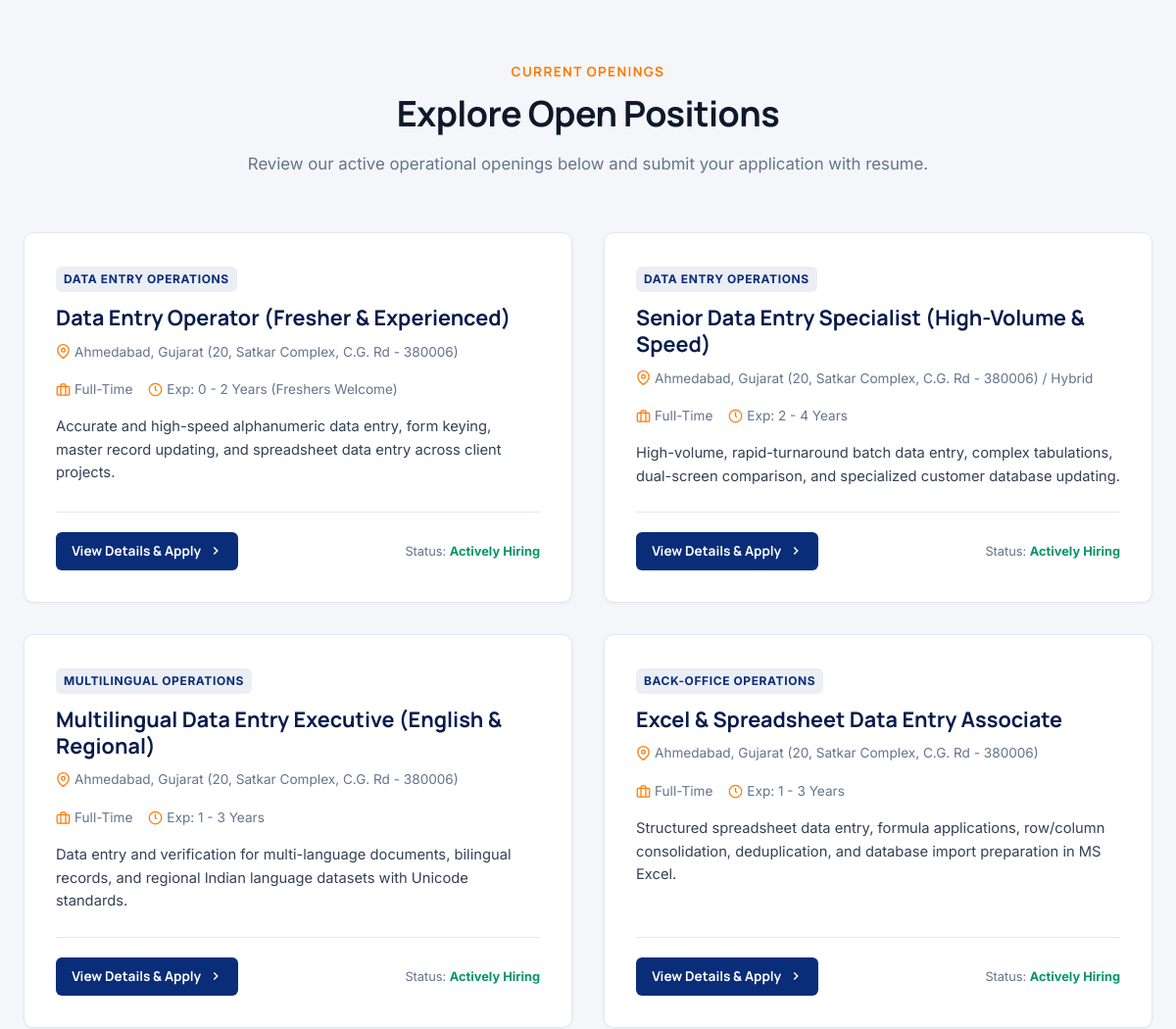
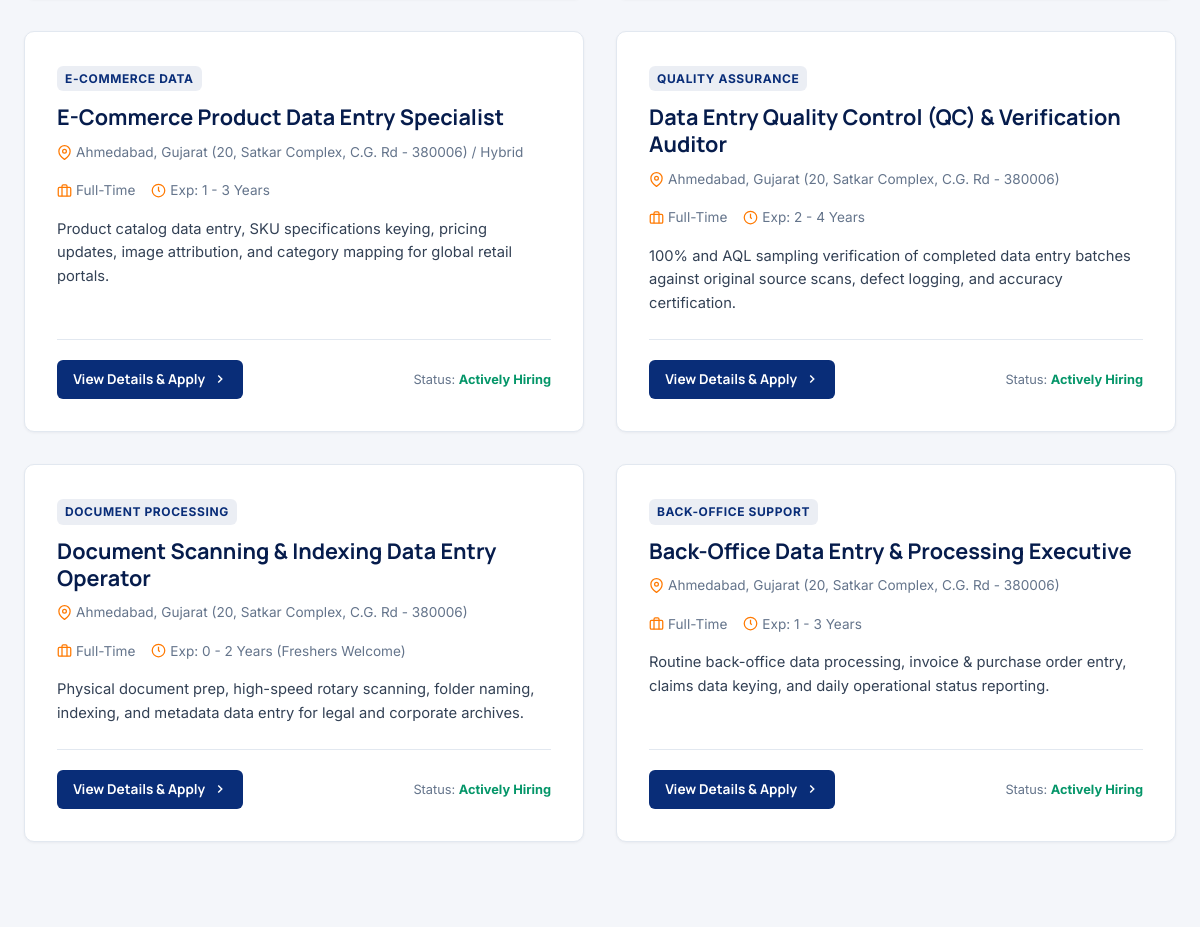
Page /careers.php (middle part) on the earlier database version (2 pictures, top to bottom).
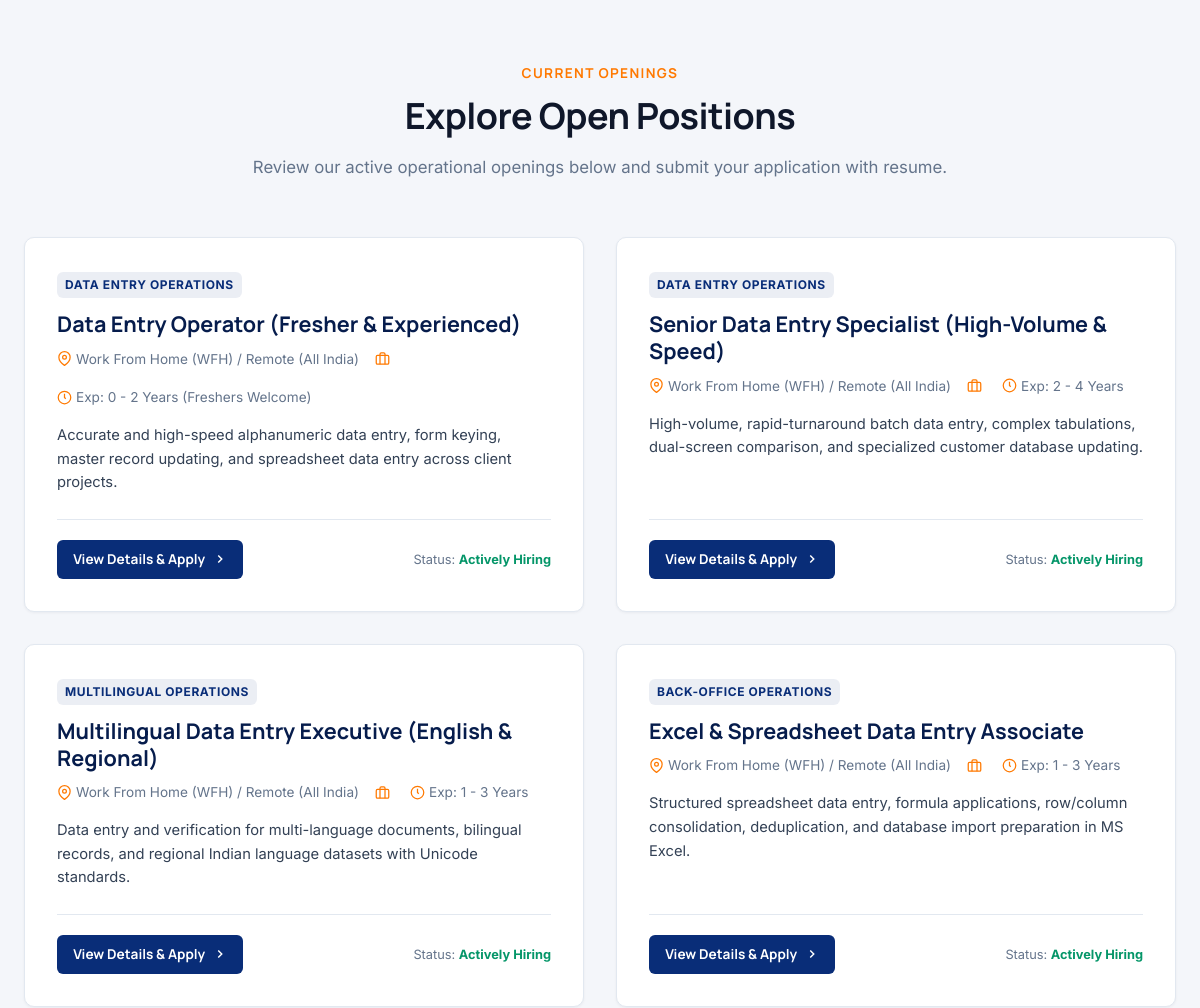
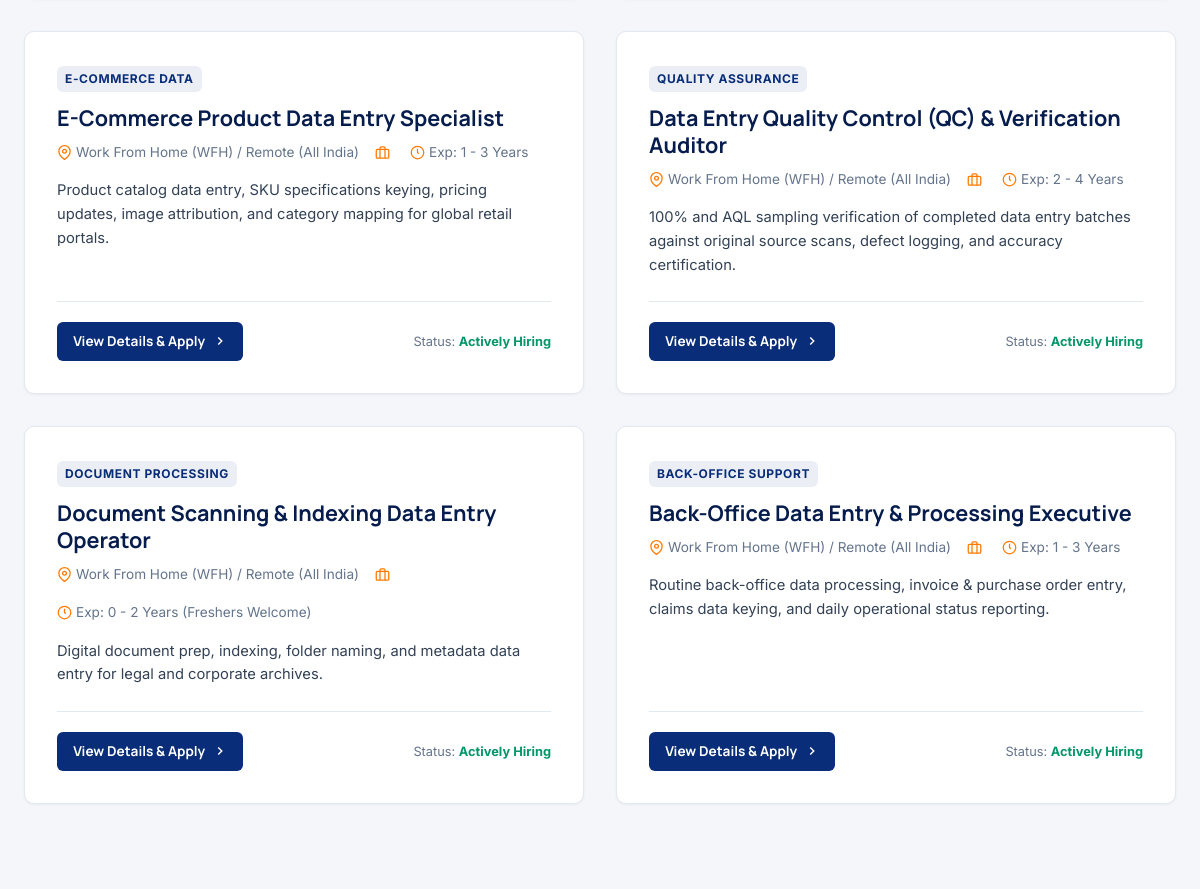
Same page on the later database version (2 pictures, top to bottom).
### tables this page shows
CREATE TABLE IF NOT EXISTS `jobs` (
  `id` INT UNSIGNED NOT NULL AUTO_INCREMENT,
  `title` VARCHAR(150) NOT NULL,
  `slug` VARCHAR(160) NOT NULL,
  `department` VARCHAR(100) NOT NULL,
  `location` VARCHAR(100) NOT NULL DEFAULT 'Ahmedabad, Gujarat (Satkar Complex - 380006)',
  `employment_type` ENUM('Full-Time', 'Part-Time', 'Contract', 'Internship') NOT NULL DEFAULT 'Full-Time',
  `experience_req` VARCHAR(100) NOT NULL,
  `short_description` VARCHAR(350) NOT NULL,
  `responsibilities` TEXT NOT NULL,
  `required_skills` TEXT NOT NULL,
  `benefits` TEXT DEFAULT NULL,
  `status` ENUM('Active', 'Closed', 'Draft') NOT NULL DEFAULT 'Draft',
  `is_published` TINYINT(1) NOT NULL DEFAULT 0,
  `created_at` DATETIME NOT NULL DEFAULT CURRENT_TIMESTAMP,
  `updated_at` DATETIME NOT NULL DEFAULT CURRENT_TIMESTAMP ON UPDATE CURRENT_TIMESTAMP,
  PRIMARY KEY (`id`),
  UNIQUE KEY `uk_job_slug` (`slug`),
  KEY `idx_job_status_pub` (`status`, `is_published`),
  KEY `idx_job_department` (`department`),
  KEY `idx_job_created` (`created_at`)
);

### includes/functions.php (called while the page is built, shortened)
<?php
function e($value): string {
    return htmlspecialchars((string)$value, ENT_QUOTES | ENT_SUBSTITUTE, 'UTF-8');
}

### careers.php (the view, shortened to what this page needs)
<?php
require_once __DIR__ . '/includes/db.php';
require_once __DIR__ . '/includes/functions.php';
$jobs = [];
if (!empty($pdo)) {
    try {
        $stmt = $pdo->prepare('
            SELECT id, title, slug, department, location, employment_type, experience_req, short_description
            FROM jobs
            WHERE status = "Active" AND is_published = 1
            ORDER BY created_at DESC
        ');
        $stmt->execute();
        $jobs = $stmt->fetchAll();
    } catch (Throwable $e) {
        error_log('[PUBLIC CAREERS FETCH ERROR] ' . $e->getMessage());
    }
}
?>
<!DOCTYPE html>
<html lang="en">
<head>
  <link rel="stylesheet" href="assets/css/style.min.css">
</head>
<body>
  <section class="section section-light" id="openings">
    <div class="container">
      <div class="section-header">
        <div class="section-subtitle">Current Openings</div>
        <h2 class="section-title">Explore Open Positions</h2>
        <p class="section-description">
          Review our active operational openings below and submit your application with resume.
        </p>
      </div>
      <?php if (empty($jobs)): ?>
        <div style="background: var(--color-white); border: 1px solid var(--border-light); border-radius: var(--radius-md); padding: 3rem 2rem; text-align: center; max-width: 650px; margin: 0 auto;">
          <h3 style="color: var(--color-navy-dark); margin-bottom: 0.5rem;">No Active Openings at this Moment</h3>
          <p style="color: var(--text-secondary); font-size: 0.95rem; margin-bottom: 1.5rem;">
            We regularly expand our operational pods for new projects. You can submit an open profile to our talent pool.
          </p>
          <a href="job-detail.php?id=0" class="btn btn-primary">Submit General Application</a>
        </div>
      <?php else: ?>
        <div class="grid-2" style="gap: 2rem;">
          <?php foreach ($jobs as $j): ?>
            <div class="job-card">
              <div>
                <span class="job-dept-badge"><?php echo e($j['department']); ?></span>
                <h3 style="font-size: 1.35rem; color: var(--color-navy-dark); margin-bottom: 0.65rem;"><?php echo e($j['title']); ?></h3>
                <div class="job-meta-row">
                  <div class="job-meta-item">
                    <svg viewBox="0 0 24 24" fill="none" stroke="currentColor" stroke-width="2"><path d="M21 10c0 7-9 13-9 13s-9-6-9-13a9 9 0 0 1 18 0z"></path><circle cx="12" cy="10" r="3"></circle></svg>
                    <span><?php echo e($j['location']); ?></span>
                  </div>
                  <div class="job-meta-item">
                    <svg viewBox="0 0 24 24" fill="none" stroke="currentColor" stroke-width="2"><rect x="2" y="7" width="20" height="14" rx="2" ry="2"></rect><path d="M16 21V5a2 2 0 0 0-2-2h-4a2 2 0 0 0-2 2v16"></path></svg>
                    <span><?php echo e($j['employment_type']); ?></span>
                  </div>
                  <div class="job-meta-item">
                    <svg viewBox="0 0 24 24" fill="none" stroke="currentColor" stroke-width="2"><circle cx="12" cy="12" r="10"></circle><polyline points="12 6 12 12 14 14"></polyline></svg>
                    <span>Exp: <?php echo e($j['experience_req']); ?></span>
                  </div>
                </div>
                <p style="font-size: 0.92rem; color: var(--text-secondary); line-height: 1.6; margin-bottom: 1.5rem;">
                  <?php echo e($j['short_description']); ?>
                </p>
              </div>
              <div style="border-top: 1px solid var(--border-light); padding-top: 1.25rem; display: flex; justify-content: space-between; align-items: center; flex-wrap: wrap; gap: 0.75rem;">
                <a href="job-detail.php?id=<?php echo (int)$j['id']; ?>" class="btn btn-navy btn-sm">
                  <span>View Details &amp; Apply</span>
                  <svg viewBox="0 0 24 24" width="14" height="14" fill="none" stroke="currentColor" stroke-width="2.5"><polyline points="9 18 15 12 9 6"></polyline></svg>
                </a>
                <span style="font-size: 0.8rem; color: var(--text-muted);">Status: <strong style="color: #059669;">Actively Hiring</strong></span>
              </div>
            </div>
          <?php endforeach; ?>
        </div>
      <?php endif; ?>
    </div>
  </section>
</body>
</html>

### careers.php (style rules this page uses)
.job-card { background: var(--color-white); border: 1px solid var(--border-light); border-radius: var(--radius-md); padding: 2rem; box-shadow: var(--shadow-sm); display: flex; flex-direction: column; justify-content: space-between; transition: transform 0.2s ease, box-shadow 0.2s ease, border-color 0.2s ease; position: relative; }
.job-dept-badge { display: inline-block; font-size: 0.75rem; font-weight: 700; text-transform: uppercase; letter-spacing: 0.05em; color: var(--color-navy); background: rgba(9, 45, 120, 0.08); padding: 3px 8px; border-radius: var(--radius-sm); margin-bottom: 0.75rem; width: fit-content; }
.job-meta-row { display: flex; gap: 1rem; flex-wrap: wrap; font-size: 0.85rem; color: var(--text-muted); margin-bottom: 1rem; }
.job-meta-item { display: inline-flex; align-items: center; gap: 4px; }
.job-meta-item svg { width: 15px; height: 15px; color: var(--color-orange); }

Differences in the rows shown:
changed jobs "Data Entry Operator (Fresher & Experienced)": location "Ahmedabad, Gujarat (20, Satkar Complex, C.G. Rd - 380006)" → "Work From Home (WFH) / Remote (All India)"; employment_type "Full-Time" → (not shown)
changed jobs "Senior Data Entry Specialist (High-Volume & Speed)": location "Ahmedabad, Gujarat (20, Satkar Complex, C.G. Rd - 380006) / Hybrid" → "Work From Home (WFH) / Remote (All India)"; employment_type "Full-Time" → (not shown)
changed jobs "Multilingual Data Entry Executive (English & Regional)": location "Ahmedabad, Gujarat (20, Satkar Complex, C.G. Rd - 380006)" → "Work From Home (WFH) / Remote (All India)"; employment_type "Full-Time" → (not shown)
changed jobs "Excel & Spreadsheet Data Entry Associate": location "Ahmedabad, Gujarat (20, Satkar Complex, C.G. Rd - 380006)" → "Work From Home (WFH) / Remote (All India)"; employment_type "Full-Time" → (not shown)
changed jobs "E-Commerce Product Data Entry Specialist": location "Ahmedabad, Gujarat (20, Satkar Complex, C.G. Rd - 380006) / Hybrid" → "Work From Home (WFH) / Remote (All India)"; employment_type "Full-Time" → (not shown)
changed jobs "Data Entry Quality Control (QC) & Verification Auditor": location "Ahmedabad, Gujarat (20, Satkar Complex, C.G. Rd - 380006)" → "Work From Home (WFH) / Remote (All India)"; employment_type "Full-Time" → (not shown)
changed jobs "Document Scanning & Indexing Data Entry Operator": location "Ahmedabad, Gujarat (20, Satkar Complex, C.G. Rd - 380006)" → "Work From Home (WFH) / Remote (All India)"; short_description "Physical document prep, high-speed rotary scanning, folder naming, indexing, and metadata data entry for legal and corporate archives." → "Digital document prep, indexing, folder naming, and metadata data entry for legal and corporate archives."; employment_type "Full-Time" → (not shown)
changed jobs "Back-Office Data Entry & Processing Executive": location "Ahmedabad, Gujarat (20, Satkar Complex, C.G. Rd - 380006)" → "Work From Home (WFH) / Remote (All India)"; employment_type "Full-Time" → (not shown)
